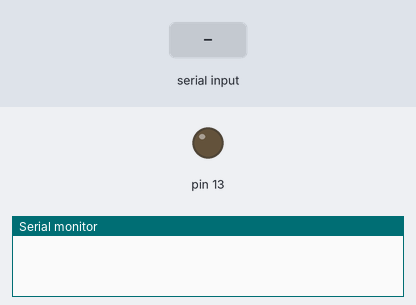
This sketch was run on a simulated Arduino Uno, built with avr-gcc and run on an emulated ATmega328P. Shown: output pins drawn as LEDs (lit = HIGH), the last lines printed to the serial monitor. The inputs (shaded band) are chosen by the test bench.

Above: at 1.2 s.
1.3 s: "error\n" received over Serial
At 4.1 s:
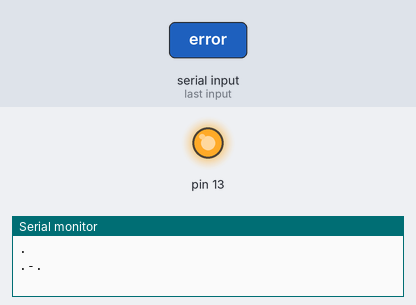
Timing chart, 0 to 10.3 s (numbered marks = the images above; inputs shaded):
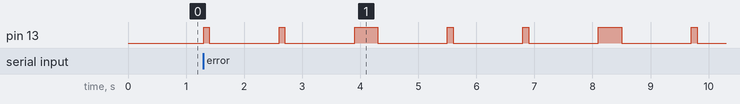

Measured:
- after the input at 1.3 s, pin 13: LOW → HIGH at once, then repeats every 4.2 s: LOW 1.2 s, HIGH 0.10 s, LOW 1.2 s, HIGH 0.40 s, LOW 1.2 s, HIGH 0.10 s

The sketch:

morse_petr_kubica.ino
```cpp
/*
 * Morse - Petr Kubica
 * Created by Petr Kubica
 * RoboCamp 2016
 * RoboticsBrno
 * www.robotikabrno.cz
 *
 * Description:
 * Convertor from text to morse.
 */

void setup() {
  pinMode(13, OUTPUT);
  Serial.begin(9600);
}

char in = 'a';

void loop() {
  if(Serial.available()) {
    in = Serial.read();
    String out = morseCoder(in);
    writeString(out);
    blinkMorse(out);
  }
}

void writeString(String stringData) {
  for (int i = 0; i < stringData.length(); i++) {
    Serial.write(stringData[i]);
  }
  Serial.write('\n');
}

void blinkMorse(String out) {
  for(int i = 0; i < out.length(); i++) {
    if(out.charAt(i) == '-') {
      digitalWrite(13, 1);
      delay(400);
      digitalWrite(13, 0);
      delay(100);
    }
    else if(out.charAt(i) == '.') {
      digitalWrite(13, 1);
      delay(100);
      digitalWrite(13, 0);
      delay(100);
    }
    else if(out == "error")
      digitalWrite(13, 1);
      delay(1000);
      digitalWrite(13, 0);
      delay(100);
  }
}

String morseCoder(char x) {
  x = tolower(x);
  switch (x) {
    case 'a':
    return ".-";
    break;
    case 'b':
    return "-...";
    break;
    case 'c':
    return "-.-.";
    break;
    case 'd':
    return "-..";
    break;
    case 'e':
    return ".";
    break;
    case 'f':
    return "..-.";
    break;
    case 'g':
    return "--.";
    break;
    case 'h':
    return "....";
    break;
    case 'i':
    return "..";
    break;
    case 'j':
    return ".---";
    break;
    case 'k':
    return "-.-";
    break;
    case 'l':
    return ".-..";
    break;
    case 'm':
    return "--";
    break;
    case 'n':
    return "-.";
    break;
    case 'o':
    return "---";
    break;
    case 'p':
    return ".--.";
    break;
    case 'q':
    return "--";
    break;
    case 'r':
    return ".-.";
    break;
    case 's':
    return "...";
    break;
    case 't':
    return "-";
    break;
    case 'u':
    return "..-";
    break;
    case 'v':
    return "...-";
    break;
    case 'w':
    return ".--";
    break;
    case 'x':
    return "...-";
    break;
    case 'y':
    return "-.--";
    break;
    case 'z':
    return "--..";
    break;
    default:
    return "error";
  }
}
```
